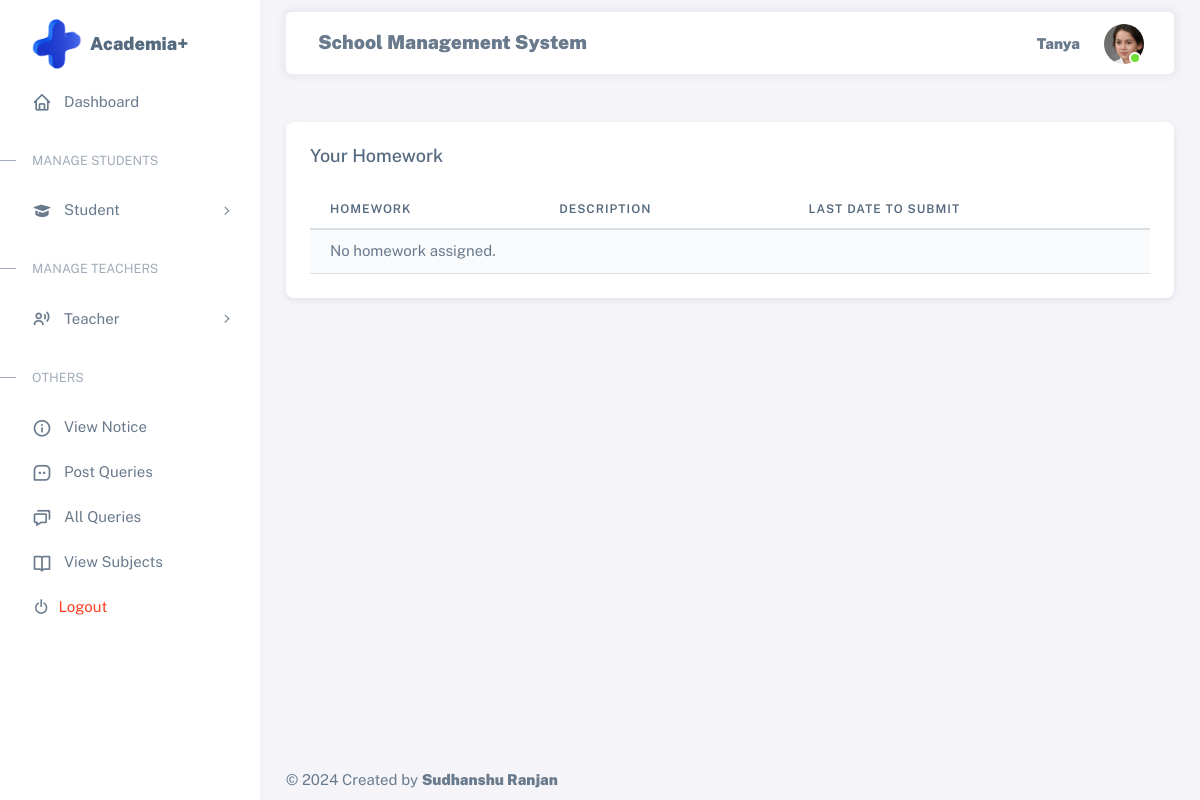
The app's page /view_homework/ (signed in) with its own data.
### asms_app/models.py (models this page shows, shortened)
class Student(models.Model):
    student = models.BooleanField(default=True)
    utype = models.CharField(max_length=20,default='Student')
    username = models.CharField(max_length=100, primary_key=True)
    name = models.CharField(max_length=50)
    sfee = models.IntegerField()
    balance = models.IntegerField(default=0)
    sclass = models.CharField(max_length=50)
    fathers_name = models.CharField(max_length=50)
    DoB = models.DateField()
    fathers_phone = models.CharField(max_length=50)
    email = models.CharField(max_length=50)
    phone = models.CharField(max_length=14)
    password = models.CharField(max_length=32, default="Student")
    address = models.TextField()
    pic = models.FileField(max_length=100, upload_to='Student/')
    created = models.DateTimeField(auto_now=True)
    class Meta:
        ordering = ['-created']

### asms_app/views.py (the view)
# urls.py: path('view_homework/',view_homework, name='view_homework' ),
def view_homework(request):
    key = request.session.get('session_key')
    if key:
        student = get_object_or_404(Student, username=key)
        homework_list = Homework.objects.filter(student=student)
        return render(request, 'view_homework.html', {'user':student,'homework_list': homework_list})
    else:
        return redirect('home')

### asms_app/templates/view_homework.html
{% extends 'base.html' %}
{% block content %}
<div class="container mt-5">
    <div class="row">
        <div class="col-md-12">
            <div class="card mb-4">
                <h5 class="card-header">Your Homework</h5>
                <div class="card-body">
                    <div class="table-responsive">
                        <table class="table table-striped">
                            <thead>
                                <tr>
                                    <th>Homework</th>
                                    <th>Description</th>
                                    <th>Last Date to Submit</th>
                                </tr>
                            </thead>
                            <tbody>
                                {% for homework in homework_list %}
                                <tr>
                                    <td>{{ homework.homework }}</td>
                                    <td>{{ homework.desc }}</td>
                                    <td>{{ homework.submit_till }}</td>
                                </tr>
                                {% empty %}
                                <tr>
                                    <td colspan="3">No homework assigned.</td>
                                </tr>
                                {% endfor %}
                            </tbody>
                        </table>
                    </div>
                </div>
            </div>
        </div>
    </div>
</div>
{% endblock %}

### asms_app/templates/dashboard.html (shortened to what this page needs)
{%load static%}
<div class="layout-wrapper layout-content-navbar">
    <div class="layout-container">
<aside id="layout-menu" class="layout-menu menu-vertical menu bg-menu-theme">
    <div class="app-brand demo">
      <img src="{%static 'images/plus.png'%}" style="height: 50px; width: 50px;" alt="">
        <a href="/dashboard/" class="app-brand-link">
            <span class="app-brand-text menu-text fw-bolder ms-2 fs-5">Academia+</span>
        </a>
    </div>
    <ul class="menu-inner py-1">
        <li class="menu-item active">
            <a href="/dashboard/" class="menu-link">
                <i class="menu-icon tf-icons bx bx-home"></i>
                <div data-i18n="Analytics">Dashboard</div>
            </a>
        </li>
        <li class="menu-header small text-uppercase"><span class="menu-header-text">Manage Students</span></li>
        <li class="menu-item">
            <a href="javascript:void(0);" class="menu-link menu-toggle">
                <i class="menu-icon tf-icons bx bxs-graduation"></i>
                <div data-i18n="Layouts">Student</div>
            </a>
        </li>
        <li class="menu-header small text-uppercase"><span class="menu-header-text">Manage Teachers</span></li>
        <li class="menu-item">
            <a href="javascript:void(0);" class="menu-link menu-toggle">
                <i class="menu-icon tf-icons bx bx-user-voice"></i>
                <div data-i18n="Layouts">Teacher</div>
            </a>
        </li>
        <li class="menu-header small text-uppercase"><span class="menu-header-text">Others</span></li>
        {%if user.student%}
        <li class="menu-item">
          <a href="/view_notice/" class="menu-link">
              <i class="menu-icon tf-icons bx bx-info-circle"></i>
              <div data-i18n="Basic">View Notice</div>
          </a>
      </li>
      <li class="menu-item">
        <a href="/post_query/" class="menu-link">
          <i class="menu-icon tf-icons bx bx-message-square-dots"></i>
            <div data-i18n="Basic">Post Queries</div>
        </a>
    </li>
    <li class="menu-item">
      <a href="/all_queries/" class="menu-link">
          <i class="menu-icon tf-icons bx bx-chat"></i>
          <div data-i18n="Basic">All Queries</div>
      </a>
  </li>
        {%endif%}
        {%if user.admin%}
        <li class="menu-item">
          <a href="/addsubjects/" class="menu-link">
              <i class="menu-icon tf-icons bx bx-book"></i>
              <div data-i18n="Basic">Add Subjects</div>
          </a>
      </li>
        <li class="menu-item">
            <a href="/funds/" class="menu-link">
                <i class="menu-icon tf-icons bx bx-rupee"></i>
                <div data-i18n="Basic">Funds</div>
            </a>
        </li>
        {%else%}
        <li class="menu-item">
          <a href="/subjects/" class="menu-link">
              <i class="menu-icon tf-icons bx bx-book-open"></i>
              <div data-i18n="Basic">View Subjects</div>
          </a>
      </li>
        {%endif%}
        <li class="menu-item">
            <a href="/logout/" target="_blank" class="menu-link">
                <i class="bx bx-power-off me-2"></i>
                <div data-i18n="Documentation" class="text-danger">Logout</div>
            </a>
        </li>
    </ul>
</aside>
      <div class="layout-page">
        <nav
          class="layout-navbar container-xxl navbar navbar-expand-xl navbar-detached align-items-center bg-navbar-theme"
          id="layout-navbar"
        >
          <div class="navbar-nav-right d-flex align-items-center" id="navbar-collapse">
            <span class="menu-text fw-bolder ms-2" style="font-size: 1.6vw;">School Management System</span>
            <ul class="navbar-nav flex-row align-items-center ms-auto">
              <li class="nav-item lh-1 me-3">
                <p class="mt-3 fw-bolder">{{user.name}}</p>
              </li>
              <li class="nav-item navbar-dropdown dropdown-user dropdown">
                <a class="nav-link dropdown-toggle hide-arrow" href="javascript:void(0);" data-bs-toggle="dropdown">
                  <div class="avatar avatar-online">
                    <img src="{{user.pic.url}}" alt class="w-px-40 h-auto rounded-circle" />
                  </div>
                </a>
              </li>
            </ul>
          </div>
        </nav>
        <div class="content-wrapper">

### asms_app/static/assets/css/demo.css (style rules this page uses)
.menu .app-brand.demo { height: 64px; margin-top: 12px; }

### records on screen
Student: name "Tanya", pic (picture)
